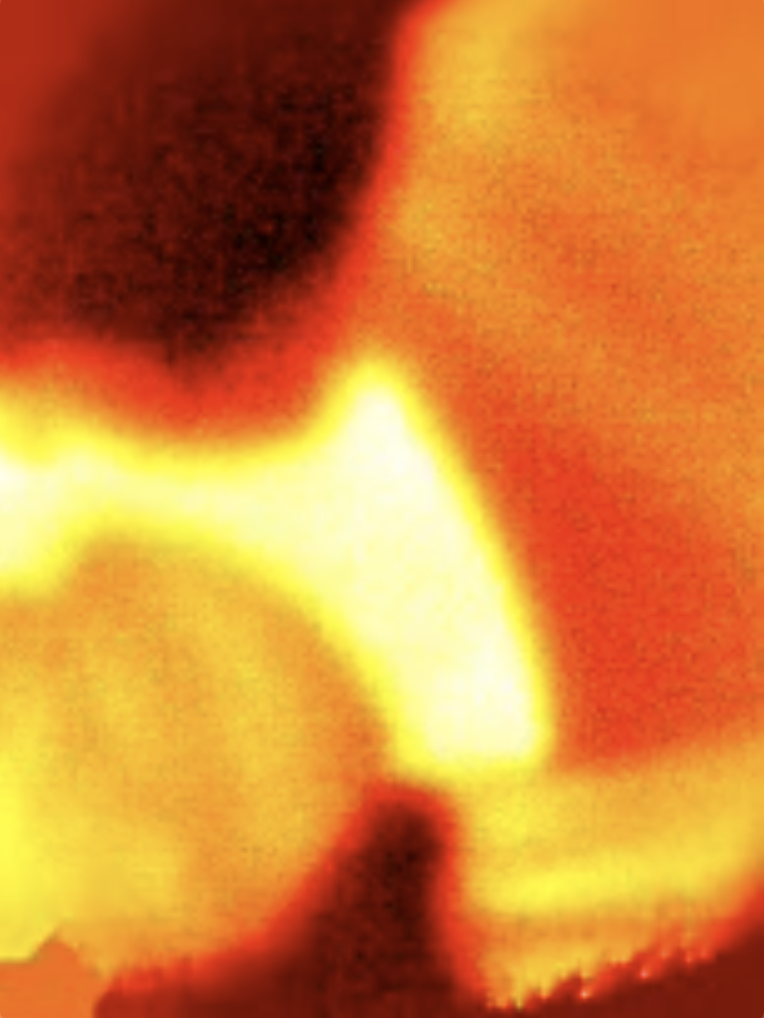
%> input picture SD/image.png, 764 x 1018 px
$ octave ovulation_temp.m   (GNU Octave 9; MATLAB toolbox functions it lacks are replaced by stand-ins)
%> lines starting %> are read from the running program, lines starting %| are printed output that depends on the picture
clear
clc;    % Clear the command window.
close all;  % Close all figures (except those of imtool.)
clear;  % Erase all existing variables. Or clearvars if you want.
workspace;  % Make sure the workspace panel is showing.
format long g;
format compact;
fontSize = 15;

%===============================================================================
% Get the name of the image the user wants to use.
baseFileName = 'image.png'; % Base file name with no folder prepended (yet).
% Get the full filename, with path prepended.
folder = pwd; % Change to whatever folder the image lives in.
fullFileName = fullfile(folder, baseFileName);  % Append base filename to folder to get the full file name.
fprintf('Transforming image "%s" to a thermal image.\n', fullFileName);

%===============================================================================
% Read in a demo image.
originalRGBImage = imread(fullFileName);
%> originalRGBImage is the input picture: size 1018x764x3 uint8; mean R, G, B 207.8, 127.6, 55
% Display the image.
subplot(2, 3, 1);
imshow(originalRGBImage, []);
axis on;
caption = sprintf('Original Pseudocolor Image, %s', baseFileName);
title(caption, 'FontSize', fontSize, 'Interpreter', 'None');
xlabel('Column', 'FontSize', fontSize, 'Interpreter', 'None');
ylabel('Row', 'FontSize', fontSize, 'Interpreter', 'None');
drawnow;

grayImage = min(originalRGBImage, [], 3); % Useful for finding image and color map regions of image.
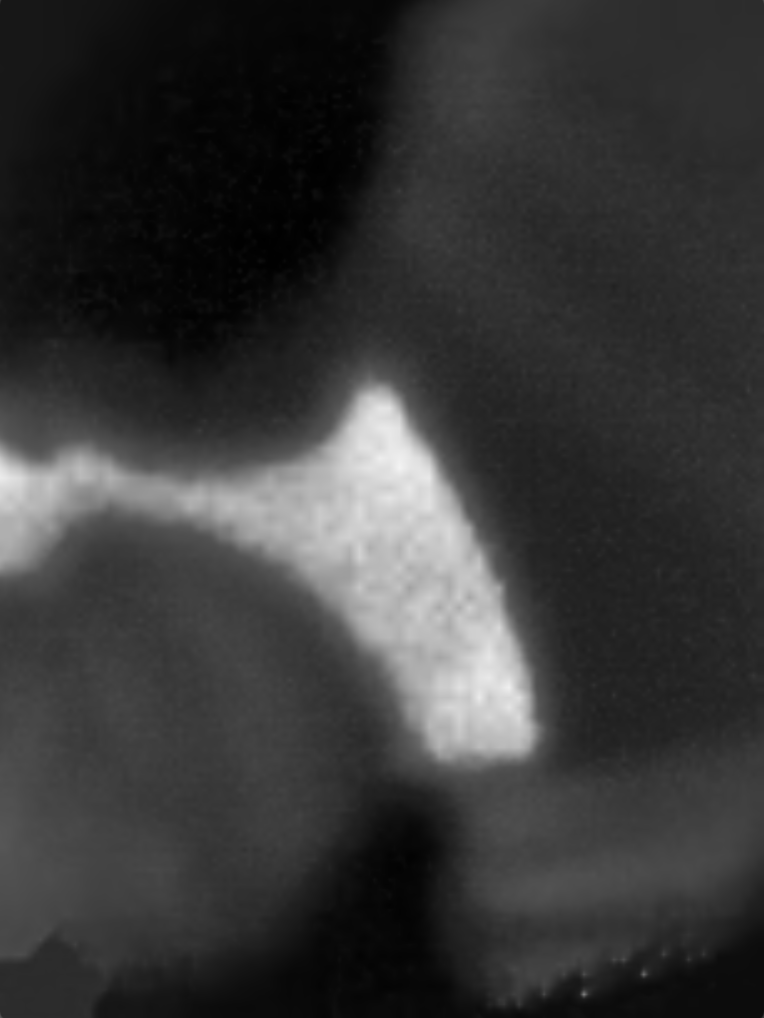
%> grayImage: size 1018x764 uint8; min 0, max 244, mean 55

%=========================================================================================================
% Need to crop out the image and the color bar separately.
% First crop out the image.
imageRow1 = 400;
imageRow2 = 800;
imageCol1 = 20;
imageCol2 = 460;
% Crop off the surrounding clutter to get the RGB image.
rgbImage = originalRGBImage(imageRow1 : imageRow2, imageCol1 : imageCol2, :);
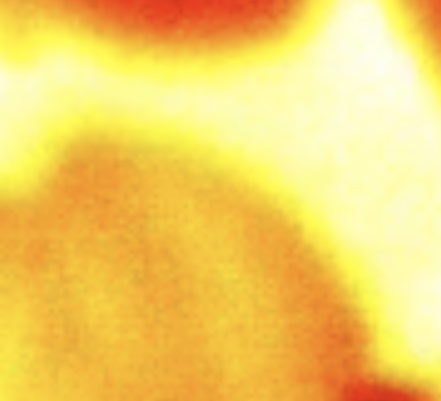
%> rgbImage: size 401x441x3 uint8; mean R, G, B 245.1, 208, 100.9
% imcrop(originalRGBImage, [20, 40, 441, 259]);
%fprintf('The Average Temp is %.2f\n' , mean2(rgbImage));

% Next, crop out the colorbar.
colorBarRow1 = 45;
colorBarRow2 = 293;
colorBarCol1 = 533;
colorBarCol2 = 545;
% Crop off the surrounding clutter to get the colorbar.
colorBarImage = originalRGBImage(colorBarRow1 : colorBarRow2, colorBarCol1 : colorBarCol2, :);
b = colorBarImage(:,:,3);

%=========================================================================================================
% Display the pseudocolored RGB image.
subplot(2, 3, 2);
imshow(rgbImage, []);
axis on;
caption = sprintf('Cropped Pseudocolor Image');
title(caption, 'FontSize', fontSize, 'Interpreter', 'None');
xlabel('Column', 'FontSize', fontSize, 'Interpreter', 'None');
ylabel('Row', 'FontSize', fontSize, 'Interpreter', 'None');
drawnow;
hp = impixelinfo;

% Display the colorbar image.
subplot(2, 3, 3);
imshow(colorBarImage, []);
axis on;
caption = sprintf('Cropped Colorbar Image');
title(caption, 'FontSize', fontSize, 'Interpreter', 'None');
xlabel('Column', 'FontSize', fontSize, 'Interpreter', 'None');
ylabel('Row', 'FontSize', fontSize, 'Interpreter', 'None');
drawnow;

% Set up figure properties:
% Enlarge figure to full screen.
set(gcf, 'Units', 'Normalized', 'OuterPosition', [0 0 1 1]);
% Get rid of tool bar and pulldown menus that are along top of figure.
% set(gcf, 'Toolbar', 'none', 'Menu', 'none');
% Give a name to the title bar.
set(gcf, 'Name', 'Demo for Ovulation Prediction', 'NumberTitle', 'Off')
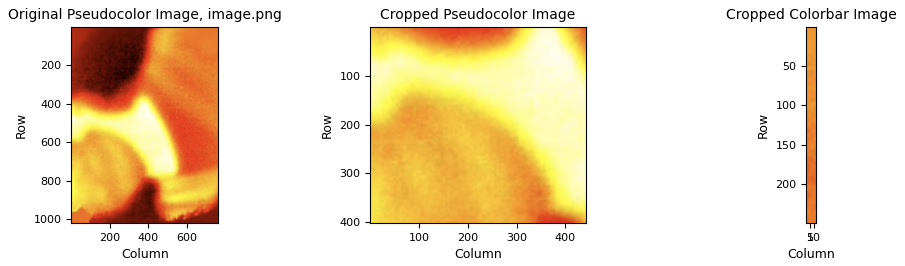
%> figure redrawn from the program's plot data, 3 panels

%=========================================================================================================
% Get the color map from the color bar image.
storedColorMap = colorBarImage(:,1,:);
% Need to call squeeze to get it from a 3D matrix to a 2-D matrix.
% Also need to divide by 255 since colormap values must be between 0 and 1.
storedColorMap = double(squeeze(storedColorMap)) / 255;
%> storedColorMap = 249 rows, first 12: [0.914 0.604 0.208; 0.91 0.604 0.208; 0.91 0.604 0.208; 0.914 0.604 0.208; 0.918 0.608 0.208; 0.918 0.608 0.208; 0.922 0.612 0.212; 0.922 0.616 0.212; 0.925 0.616 0.212; 0.925 0.616 0.212; 0.925 0.62 0.212; 0.925 0.62 0.212]
% Need to flip up/down because the low rows are the high temperatures, not the low temperatures.
storedColorMap = flipud(storedColorMap);
%> storedColorMap = 249 rows, first 12: [0.898 0.486 0.176; 0.894 0.478 0.176; 0.898 0.475 0.176; 0.902 0.478 0.176; 0.91 0.478 0.176; 0.91 0.482 0.176; 0.91 0.486 0.18; 0.91 0.49 0.18; 0.91 0.494 0.18; 0.91 0.498 0.18; 0.91 0.502 0.184; 0.91 0.506 0.184]

% Convert the subject/sample from a pseudocolored RGB image to a grayscale, indexed image.
%> (the run ends here)
